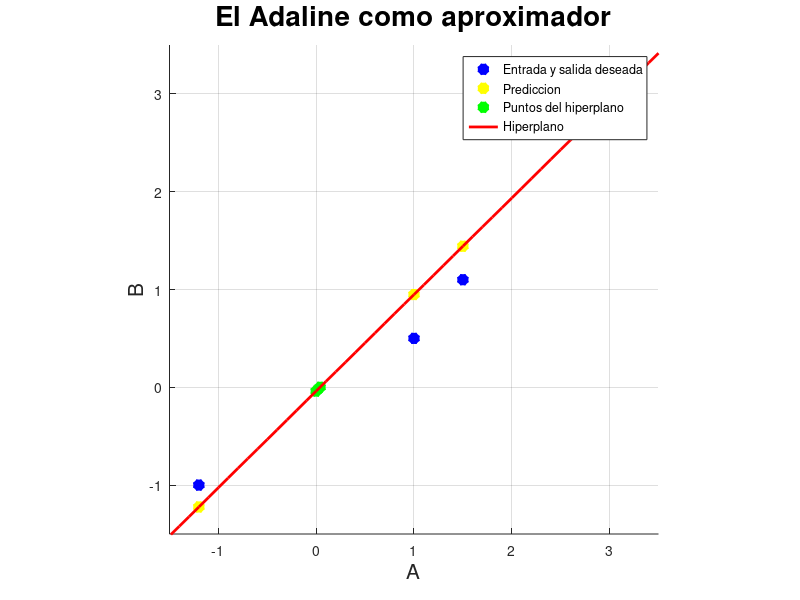
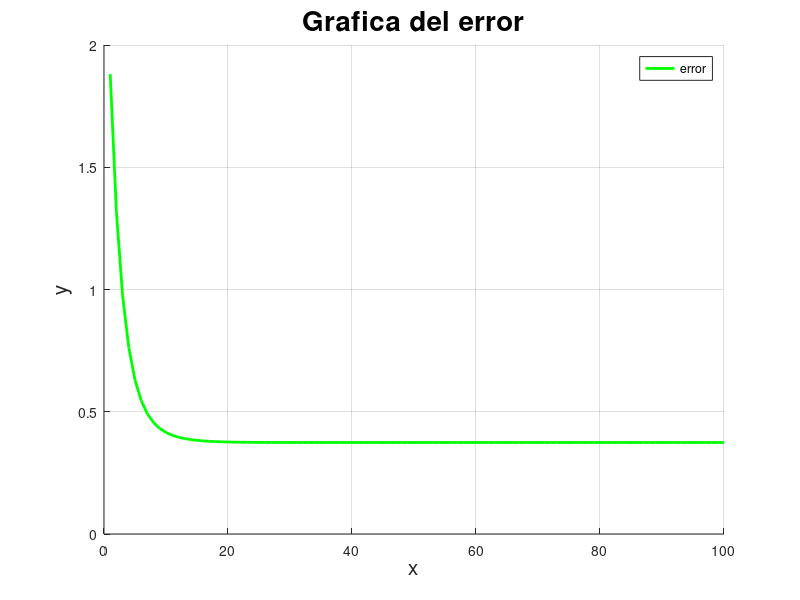

Source code (MATLAB) for these figures, in order:
% Ian Mu;oz Nu;ez - Adaline
% Desarrollar un código en el que un Adaline sea capaz de aproximar la función
% descrita por los puntos
% - (1.0, 0.5)
% - (1.5, 1.1)
% - (3.0, 3.0)
% - (-1.2, -1.0)
% Los datos para el entrenamiento del Adaline resultan de la siguiente manera
%       +-----------------+
%       |   x  | b |   y  |
%       +------+---+------+
%       |  1.0 | 1 |  0.5 |
%       +------+---+------+
%       |  1.5 | 1 |  1.1 |
%       +------+---+------+
%       |  3.0 | 1 |  3.0 |
%       +------+---+------+
%       | -1.2 | 1 | -1.0 |
%       +-----------------+
% con las posiciones en 'x' como los datos de entrada y las posiciones en 'y'
% como la salida deseada, y 'b' como la entrada fija del bias.

close all
clear
clc

x = [1.0 1.5 3.0 -1.2]; % Datos de entrada
b = [1 1 1 1]; % Entrada fija para el bias
x = [x; b]; % Datos de entrenamiento con entrada fija
d = [0.5 1.1 3.0 -1.0]; % Salida deseada
w = rand(2, 1); % Pesos sinapticos aleatorios iniciales
epocas = 100; % Numero de iteraciones deseadas
eta = 0.1; % Factor de aprendizaje

%% Entrenamiento
p = size(x, 2); % Numero de patrones de entrada
for epoca= 1:epocas
    for i= 1:p
        y(i) = w' * x(:, i); % Multiplicacion del vector de entrada por el vector de pesos sinapticos

        e(i) = d(i) - y(i); % Error obtenido
        if e(i) < 0 || e(i) > 0
            w = w + eta*e(i)*x(:,i); % Ajuste de pesos
        end
    end
    J(epoca) = sum((d' - x'*w).^2); % Error minimo cuadrado
end

%% Prediccion
for i= 1:size(x,2)
    y(i) = w' * x(:,i);
end

xl = -1.5; % Limite inferior para mostrar la grafica
xu = 3.5; % Limite superior para mostrar la grafica
t = xl:0.1:xu; % Arreglo de valores para el hiperplano separador
xp = [0 -w(2)/w(1)]; % Posiciones en 'x' para los puntos que definen al hiperplano
yp = [w(2) 0]; % Posiciones en 'y' para los puntos que definen al hiperplano
m = (yp(2)-yp(1))/(xp(2)-xp(1)); % Pendiente del hiperplano
f = m*(t-xp(1)) + yp(1); % Funcion del hiperplano

figure(1)
hold on
grid on
axis equal % Muestra la escala de los ejes igual
axis([xl xu xl xu]) % Limite de los ejes

plot(x(1,:), d, 'b*', 'LineWidth', 4, 'MarkerSize', 8) % Datos de entrada y salida deseada
plot(x(1,:), y, 'y*', 'LineWidth', 4, 'MarkerSize', 8) % Prediccion
plot(xp, yp, 'g*', 'LineWidth', 4, 'MarkerSize', 8) % Puntos del hiperplano
plot(t, f, 'r-', 'LineWidth', 2) % Hiperplano

% Informacion de la grafica
title("El Adaline como aproximador", 'FontSize', 20)
xlabel('A', 'FontSize', 15)
ylabel('B', 'FontSize', 15)
legend('Entrada y salida deseada', 'Prediccion', 'Puntos del hiperplano', 'Hiperplano')

figure(2)
hold on
grid on

plot(J, 'g-', 'LineWidth', 2) % Grafica del error del Adaline

% Informacion de la grafica
title("Grafica del error", 'FontSize', 20)
xlabel('x', 'FontSize', 15)
ylabel('y', 'FontSize', 15)
legend('error')
